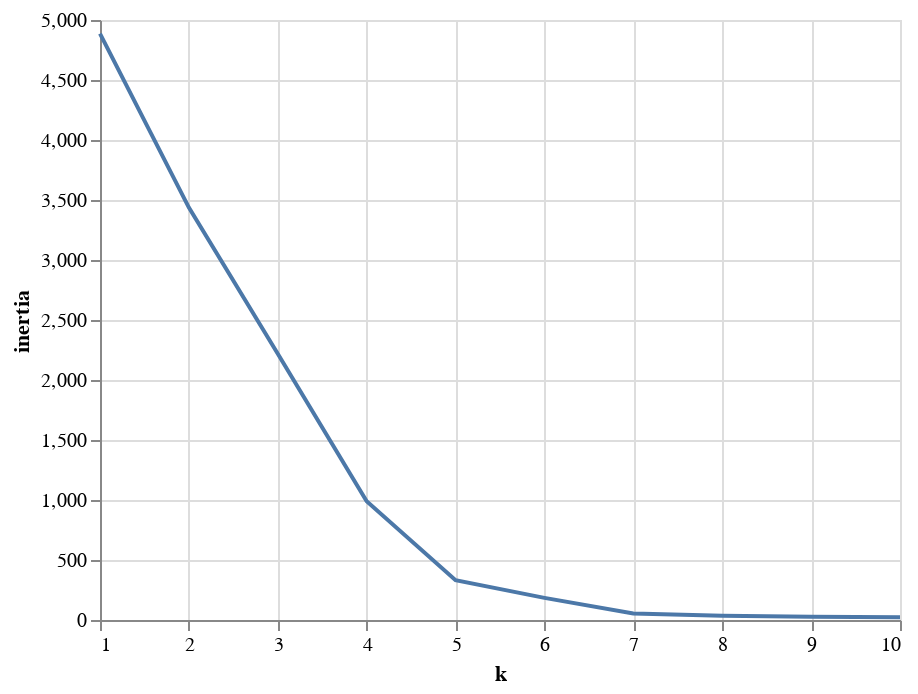

Write notebook code for a chart like this one.
### Code cell
# running locally working in how altair must be recognized at sagemaker
chart = alt.Chart(df_elbow).mark_line().encode(
    x='k',
    y='inertia',
   )
chart

### Figure 1 — Vega-Lite specification as saved in the notebook (floating-point values rounded to 4 significant figures)
{"$schema": "https://vega.github.io/schema/vega-lite/v3.4.0.json", "config": {"mark": {"tooltip": null}, "view": {"height": 300, "width": 400}}, "data": {"name": "data-985cc3fa9531d161b2a31ad2426f4171"}, "datasets": {"data-985cc3fa9531d161b2a31ad2426f4171": [{"inertia": 4886.0, "k": 1}, {"inertia": 3437.0, "k": 2}, {"inertia": 2219.0, "k": 3}, {"inertia": 989.9, "k": 4}, {"inertia": 331.5, "k": 5}, {"inertia": 184.6, "k": 6}, {"inertia": 54.55, "k": 7}, {"inertia": 35.23, "k": 8}, {"inertia": 27.5, "k": 9}, {"inertia": 22.04, "k": 10}]}, "encoding": {"x": {"field": "k", "type": "quantitative"}, "y": {"field": "inertia", "type": "quantitative"}}, "mark": "line"}
